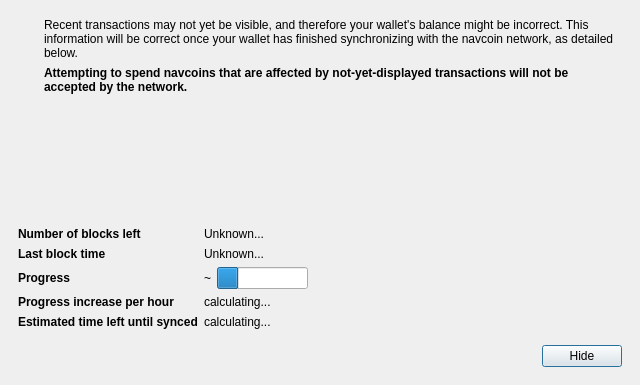
<?xml version="1.0" encoding="UTF-8"?>
<ui version="4.0">
 <class>ModalOverlay</class>
 <widget class="ModalOverlay" name="ModalOverlay">
  <property name="geometry">
   <rect>
    <x>0</x>
    <y>0</y>
    <width>640</width>
    <height>385</height>
   </rect>
  </property>
  <property name="windowTitle">
   <string>Form</string>
  </property>
  <layout class="QVBoxLayout" name="verticalLayout" stretch="0">
   <property name="sizeConstraint">
    <enum>QLayout::SetDefaultConstraint</enum>
   </property>
   <property name="leftMargin">
    <number>0</number>
   </property>
   <property name="topMargin">
    <number>0</number>
   </property>
   <property name="rightMargin">
    <number>0</number>
   </property>
   <property name="bottomMargin">
    <number>0</number>
   </property>
   <item>
    <widget class="QWidget" name="progressBackground" native="true">
     <layout class="QVBoxLayout" name="progressLayout" stretch="1">
      <item>
       <widget class="QWidget" name="progressContent" native="true">
        <layout class="QVBoxLayout" name="progressLayoutInner" stretch="1,0,0,0">
         <item>
          <layout class="QHBoxLayout" name="iconTextLayout" stretch="0,1">
           <item>
            <layout class="QVBoxLayout" name="iconLayout">
             <item>
              <widget class="QLabel" name="warningIconLabel">
               <property name="text">
                <string/>
               </property>
              </widget>
             </item>
             <item>
              <spacer name="verticalSpacerWarningIcon">
               <property name="orientation">
                <enum>Qt::Vertical</enum>
               </property>
               <property name="sizeHint" stdset="0">
                <size>
                 <width>20</width>
                 <height>40</height>
                </size>
               </property>
              </spacer>
             </item>
            </layout>
           </item>
           <item>
            <layout class="QVBoxLayout" name="verticalLayoutInfoText">
             <item>
              <widget class="QLabel" name="infoText">
               <property name="text">
                <string>Recent transactions may not yet be visible, and therefore your wallet's balance might be incorrect. This information will be correct once your wallet has finished synchronizing with the navcoin network, as detailed below.</string>
               </property>
               <property name="textFormat">
                <enum>Qt::RichText</enum>
               </property>
               <property name="wordWrap">
                <bool>true</bool>
               </property>
              </widget>
             </item>
             <item>
              <widget class="QLabel" name="infoTextStrong">
               <property name="font">
                <font>
                 <weight>75</weight>
                 <bold>true</bold>
                </font>
               </property>
               <property name="text">
                <string>Attempting to spend navcoins that are affected by not-yet-displayed transactions will not be accepted by the network.</string>
               </property>
               <property name="textFormat">
                <enum>Qt::RichText</enum>
               </property>
               <property name="wordWrap">
                <bool>true</bool>
               </property>
              </widget>
             </item>
             <item>
              <spacer name="verticalSpacerInTextSpace">
               <property name="orientation">
                <enum>Qt::Vertical</enum>
               </property>
               <property name="sizeHint" stdset="0">
                <size>
                 <width>20</width>
                 <height>40</height>
                </size>
               </property>
              </spacer>
             </item>
            </layout>
           </item>
          </layout>
         </item>
         <item>
          <spacer name="verticalSpacerAfterText">
           <property name="orientation">
            <enum>Qt::Vertical</enum>
           </property>
           <property name="sizeHint" stdset="0">
            <size>
             <width>20</width>
             <height>40</height>
            </size>
           </property>
          </spacer>
         </item>
         <item>
          <layout class="QFormLayout" name="formLayout">
           <property name="fieldGrowthPolicy">
            <enum>QFormLayout::FieldsStayAtSizeHint</enum>
           </property>
           <property name="horizontalSpacing">
            <number>6</number>
           </property>
           <property name="verticalSpacing">
            <number>6</number>
           </property>
           <property name="topMargin">
            <number>10</number>
           </property>
           <item row="0" column="0">
            <widget class="QLabel" name="labelNumberOfBlocksLeft">
             <property name="font">
              <font>
               <weight>75</weight>
               <bold>true</bold>
              </font>
             </property>
             <property name="text">
              <string>Number of blocks left</string>
             </property>
            </widget>
           </item>
           <item row="0" column="1">
            <widget class="QLabel" name="numberOfBlocksLeft">
             <property name="text">
              <string>Unknown...</string>
             </property>
            </widget>
           </item>
           <item row="1" column="0">
            <widget class="QLabel" name="labelLastBlockTime">
             <property name="font">
              <font>
               <weight>75</weight>
               <bold>true</bold>
              </font>
             </property>
             <property name="text">
              <string>Last block time</string>
             </property>
            </widget>
           </item>
           <item row="1" column="1">
            <widget class="QLabel" name="newestBlockDate">
             <property name="sizePolicy">
              <sizepolicy hsizetype="Maximum" vsizetype="Preferred">
               <horstretch>0</horstretch>
               <verstretch>0</verstretch>
              </sizepolicy>
             </property>
             <property name="text">
              <string>Unknown...</string>
             </property>
            </widget>
           </item>
           <item row="2" column="0">
            <widget class="QLabel" name="labelSyncDone">
             <property name="font">
              <font>
               <weight>75</weight>
               <bold>true</bold>
              </font>
             </property>
             <property name="text">
              <string>Progress</string>
             </property>
            </widget>
           </item>
           <item row="2" column="1">
            <layout class="QHBoxLayout" name="horizontalLayoutSync" stretch="0,1">
             <item>
              <widget class="QLabel" name="percentageProgress">
               <property name="text">
                <string notr="true">~</string>
               </property>
              </widget>
             </item>
             <item>
              <widget class="QProgressBar" name="progressBar">
               <property name="value">
                <number>24</number>
               </property>
               <property name="format">
                <string/>
               </property>
              </widget>
             </item>
            </layout>
           </item>
           <item row="4" column="0">
            <widget class="QLabel" name="labelProgressIncrease">
             <property name="font">
              <font>
               <weight>75</weight>
               <bold>true</bold>
              </font>
             </property>
             <property name="text">
              <string>Progress increase per hour</string>
             </property>
            </widget>
           </item>
           <item row="4" column="1">
            <widget class="QLabel" name="progressIncreasePerH">
             <property name="text">
              <string>calculating...</string>
             </property>
            </widget>
           </item>
           <item row="5" column="0">
            <widget class="QLabel" name="labelEstimatedTimeLeft">
             <property name="font">
              <font>
               <weight>75</weight>
               <bold>true</bold>
              </font>
             </property>
             <property name="text">
              <string>Estimated time left until synced</string>
             </property>
            </widget>
           </item>
           <item row="5" column="1">
            <widget class="QLabel" name="expectedTimeLeft">
             <property name="text">
              <string>calculating...</string>
             </property>
            </widget>
           </item>
          </layout>
         </item>
         <item>
          <layout class="QHBoxLayout" name="horizontalLayoutButtons">
           <property name="leftMargin">
            <number>10</number>
           </property>
           <property name="topMargin">
            <number>10</number>
           </property>
           <item>
            <spacer name="horizontalSpacer">
             <property name="orientation">
              <enum>Qt::Horizontal</enum>
             </property>
             <property name="sizeHint" stdset="0">
              <size>
               <width>40</width>
               <height>20</height>
              </size>
             </property>
            </spacer>
           </item>
           <item>
            <widget class="QPushButton" name="closeButton">
             <property name="text">
              <string>Hide</string>
             </property>
             <property name="focusPolicy">
              <enum>Qt::StrongFocus</enum>
             </property>
             <property name="default">
              <bool>true</bool>
             </property>
            </widget>
           </item>
          </layout>
         </item>
        </layout>
       </widget>
      </item>
     </layout>
    </widget>
   </item>
  </layout>
 </widget>
 <customwidgets>
  <customwidget>
   <class>ModalOverlay</class>
   <extends>QWidget</extends>
   <header>modaloverlay.h</header>
   <container>1</container>
  </customwidget>
 </customwidgets>
 <resources/>
 <connections/>
</ui>
